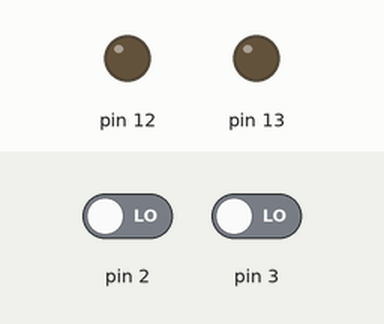
A sketch run on a simulated Arduino Uno, built with avr-gcc and run on an emulated ATmega328P. On the bench: output pins drawn as LEDs (lit = HIGH). Dashed ring = blinking. Inputs (shaded band) come from the test bench; at power-on: pin 3 LOW, pin 2 LOW.

Above: at 1.2 s.
1.3 s: pin 3 driven HIGH
At 1.45 s:
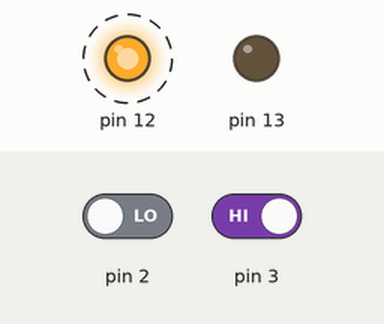
4.3 s: pin 2 driven HIGH
At 4.45 s:
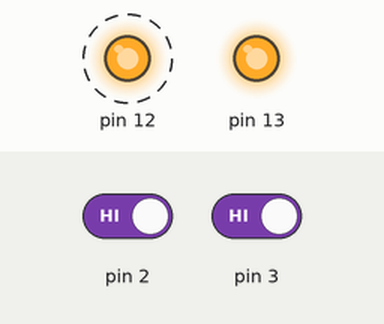
7.3 s: pin 2 driven LOW
At 7.45 s:
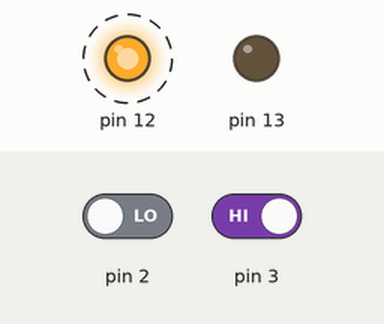
Timing chart, 0 to 16.3 s (numbered marks = the images above; inputs shaded):
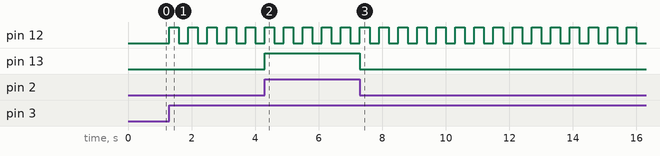

Measured:
- after the input at 1.3 s, pin 12: alternates HIGH for 0.30 s and LOW for 0.30 s, starting at once
- after the input at 4.3 s, pin 13: LOW → HIGH at once
- after the input at 7.3 s, pin 13: HIGH → LOW at once

The sketch:

interrupcao.ino
```cpp
boolean estado=0;
short aciona=0;
void muda()
{
  estado=!estado;
}
void muda1()
{
  if(aciona>2){aciona=0;}
  else{aciona++;}
}

void setup() {
  pinMode(2,INPUT);
  pinMode(3,INPUT);
  pinMode(12,OUTPUT);
  pinMode(13,OUTPUT);
  //attachInterrupt(digitalPinToInterrupt(2),muda,RISING);
  //attachInterrupt(digitalPinToInterrupt(2),muda,FALLING);
  //o arduino UNO aceita interrupção apenas no 2 e no 3
  attachInterrupt(digitalPinToInterrupt(2),muda,CHANGE);
  attachInterrupt(digitalPinToInterrupt(3),muda1,RISING);
}

void loop() {
  // put your main code here, to run repeatedly:
  digitalWrite(13,estado);
  switch(aciona)
  {
    case 0:
    {
      digitalWrite(12,LOW);break;
    }
    case 1:
    {
      digitalWrite(12,HIGH);delay(300);digitalWrite(12,LOW);delay(300);
      break;
    }
    case 2:
    {
      digitalWrite(12,HIGH);delay(700);
      digitalWrite(12,HIGH);delay(700);
      break;
    }
    case 3:
    {
      digitalWrite(12,HIGH);delay(1200);
      digitalWrite(12,HIGH);delay(1200);
      digitalWrite(12,HIGH);delay(1200);
      break;
    }
  }
}
```
